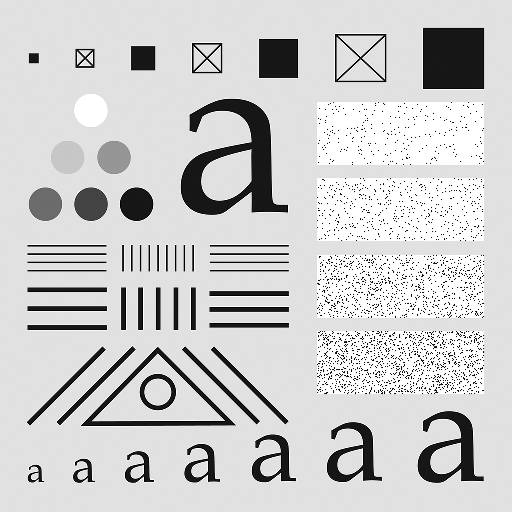
%> input picture Kirsch Compass Kernel/testpattern512.tif, 512 x 512 px
$ octave 'Sobel Filter Image.m'   (GNU Octave 9; MATLAB toolbox functions it lacks are replaced by stand-ins)
%> lines starting %> are read from the running program, lines starting %| are printed output that depends on the picture; in (x1, y1, x2, y2) boxes, pixels count from 0 and x2, y2 are one past the last pixel; in counts of white or black regions, pixels touching at a corner belong together; the program's own positions count from 1
% Load sample image
I = imread('testpattern512.tif');
%> I is the input picture: size 512x512 uint8; min 0, max 255, mean 204.4

% Compute Sobel kernels
h = fspecial('sobel');
h1 = h';
h2 = -h;

% Apply Sobel kernels to image using imfilter
gx = imfilter(double(I), h1, 'replicate');
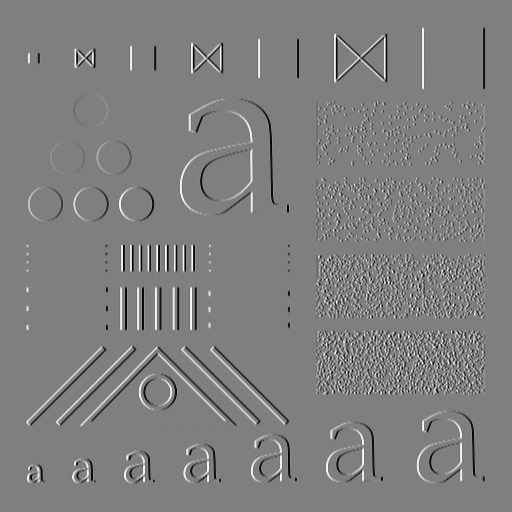
%> gx: size 512x512 double; min -972, max 972, mean 0; drawn with min black and max white
gy = imfilter(double(I), h2, 'replicate');
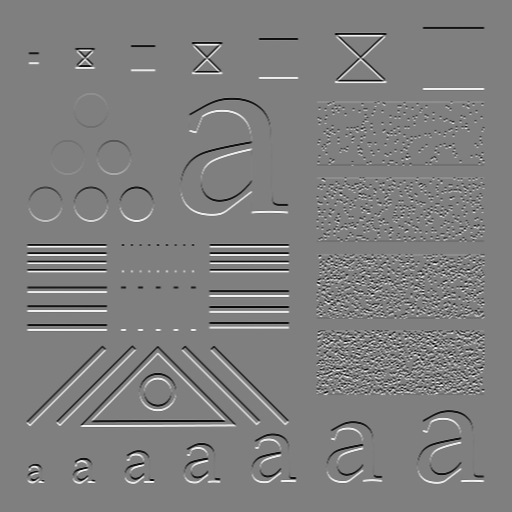
%> gy: size 512x512 double; min -1010, max 1010, mean 0; drawn with min black and max white
mag1 = sqrt(gx.^2 + gy.^2);
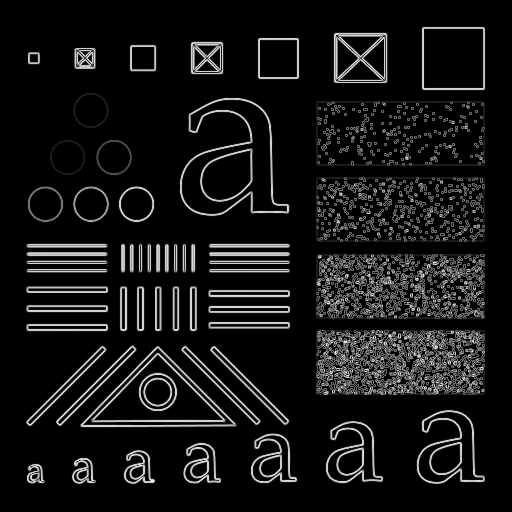
%> mag1: size 512x512 double; min 0, max 1086.4, mean 94.3; drawn with min black and max white

% Compute gradient magnitude image using edge function
mag2 = edge(I, 'Sobel', [], 'both');
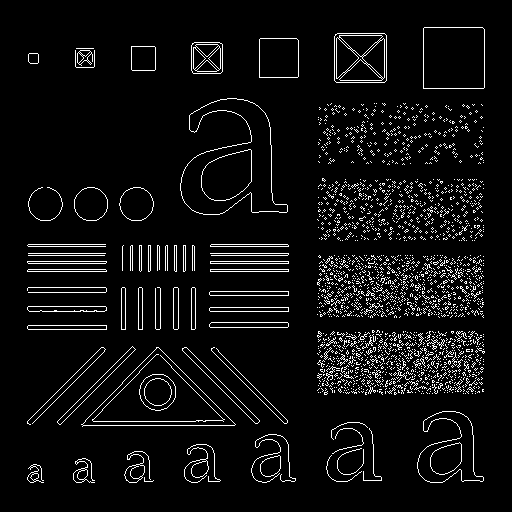
%> mag2: size 512x512 logical; 5.9% white in thin lines or dots, all inside (x1, y1, x2, y2) = (27, 27, 485, 483)

% Scale the pixel values of the edge image to [0, 255]
mag2 = uint8(255 * mag2);

% Display results in three large figures
figure('Position', [100 100 800 600]);
subplot(1,3,1); imshow(I); title('Input image');
subplot(1,3,2); imshow(mag1, []); title('Gradient magnitude using imfilter');
subplot(1,3,3); imshow(mag2); title('Gradient magnitude using edge');

% Save the gradient magnitude images as files
imwrite(uint8(mag1), 'Sobel Magnitude Imfilter.tif');
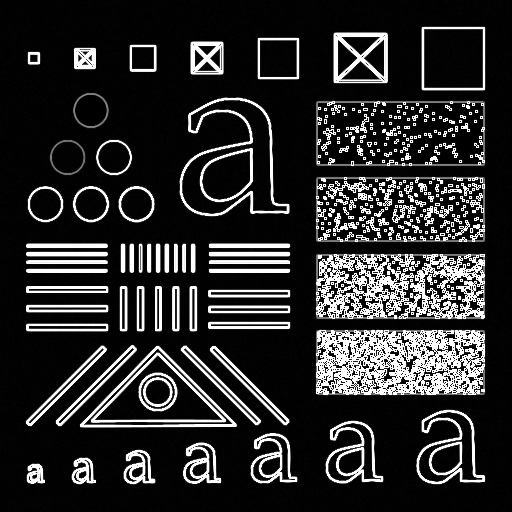
%> saved as Sobel Magnitude Imfilter.tif: size 512x512 uint8; min 0, max 255, mean 44.9
imwrite(uint8(mag2), 'Sobel Magnitude Edge.tif');
